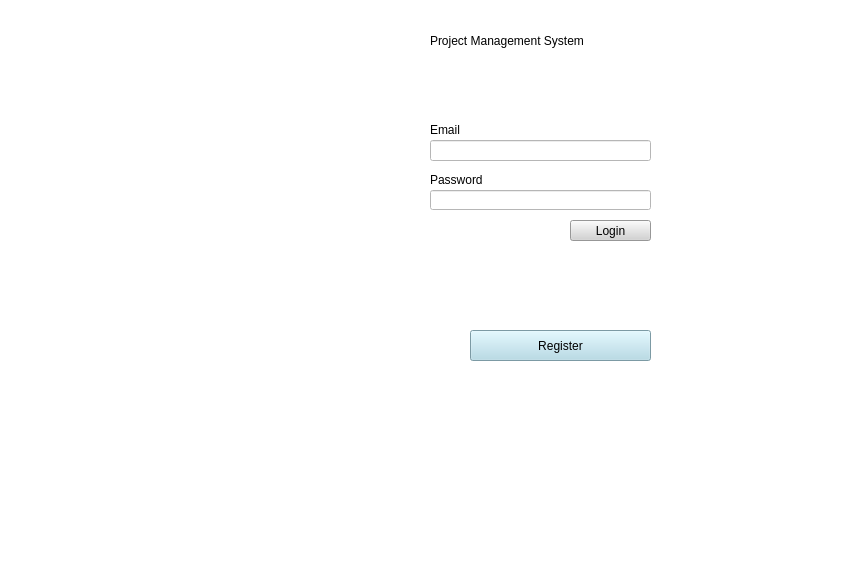
<?xml version="1.0" encoding="UTF-8"?>
<ui version="4.0">
 <class>MainWindow</class>
 <widget class="QMainWindow" name="MainWindow">
  <property name="geometry">
   <rect>
    <x>0</x>
    <y>0</y>
    <width>866</width>
    <height>588</height>
   </rect>
  </property>
  <property name="windowTitle">
   <string>MainWindow</string>
  </property>
  <property name="styleSheet">
   <string notr="true">background-color: white;</string>
  </property>
  <widget class="QWidget" name="centralwidget">
   <widget class="QLabel" name="label">
    <property name="geometry">
     <rect>
      <x>-10</x>
      <y>0</y>
      <width>411</width>
      <height>591</height>
     </rect>
    </property>
    <property name="text">
     <string/>
    </property>
    <property name="pixmap">
     <pixmap>../Downloads/pxfuel.jpg</pixmap>
    </property>
    <property name="scaledContents">
     <bool>true</bool>
    </property>
   </widget>
   <widget class="QLineEdit" name="lineEdit">
    <property name="geometry">
     <rect>
      <x>430</x>
      <y>140</y>
      <width>221</width>
      <height>21</height>
     </rect>
    </property>
   </widget>
   <widget class="QLineEdit" name="lineEdit_2">
    <property name="geometry">
     <rect>
      <x>430</x>
      <y>190</y>
      <width>221</width>
      <height>20</height>
     </rect>
    </property>
   </widget>
   <widget class="QLabel" name="label_2">
    <property name="geometry">
     <rect>
      <x>430</x>
      <y>120</y>
      <width>91</width>
      <height>20</height>
     </rect>
    </property>
    <property name="styleSheet">
     <string notr="true">font: 12pt  &quot;Yu Gothic UI Semibold&quot;;</string>
    </property>
    <property name="text">
     <string>Email</string>
    </property>
   </widget>
   <widget class="QLabel" name="label_3">
    <property name="geometry">
     <rect>
      <x>430</x>
      <y>170</y>
      <width>71</width>
      <height>20</height>
     </rect>
    </property>
    <property name="styleSheet">
     <string notr="true">font: 12pt  &quot;Yu Gothic UI Semibold&quot;;</string>
    </property>
    <property name="text">
     <string>Password</string>
    </property>
   </widget>
   <widget class="QPushButton" name="pushButton">
    <property name="geometry">
     <rect>
      <x>570</x>
      <y>220</y>
      <width>81</width>
      <height>21</height>
     </rect>
    </property>
    <property name="styleSheet">
     <string notr="true">font: 10pt  &quot;Yu Gothic UI Semibold&quot;;
background: lightgrey;</string>
    </property>
    <property name="text">
     <string>Login</string>
    </property>
   </widget>
   <widget class="QPushButton" name="pushButton_2">
    <property name="geometry">
     <rect>
      <x>470</x>
      <y>330</y>
      <width>181</width>
      <height>31</height>
     </rect>
    </property>
    <property name="styleSheet">
     <string notr="true">font: 14pt  &quot;Yu Gothic UI Semibold&quot;;
background: lightblue;</string>
    </property>
    <property name="text">
     <string>Register</string>
    </property>
   </widget>
   <widget class="QLabel" name="label_4">
    <property name="geometry">
     <rect>
      <x>430</x>
      <y>10</y>
      <width>411</width>
      <height>61</height>
     </rect>
    </property>
    <property name="styleSheet">
     <string notr="true">font: 63 28pt &quot;Bahnschrift SemiBold SemiConden&quot;;</string>
    </property>
    <property name="text">
     <string>Project Management System</string>
    </property>
   </widget>
   <widget class="QLabel" name="label_5">
    <property name="geometry">
     <rect>
      <x>-10</x>
      <y>-30</y>
      <width>411</width>
      <height>641</height>
     </rect>
    </property>
    <property name="text">
     <string/>
    </property>
    <property name="pixmap">
     <pixmap>../../Users/Administrator/Downloads/pxfuel.jpg</pixmap>
    </property>
    <property name="scaledContents">
     <bool>true</bool>
    </property>
   </widget>
  </widget>
  <widget class="QMenuBar" name="menubar">
   <property name="geometry">
    <rect>
     <x>0</x>
     <y>0</y>
     <width>866</width>
     <height>21</height>
    </rect>
   </property>
  </widget>
  <widget class="QStatusBar" name="statusbar"/>
 </widget>
 <resources/>
 <connections/>
</ui>
